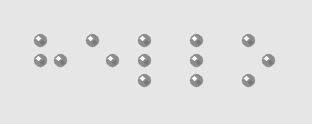
#> input picture tests/demo_validation/hello.png, 312 x 124 px, found by its file name
$ python test_which_filter.py
#> lines starting #> are read from the running program, lines starting #| are printed output that depends on the picture; after the words box and inside, x2 and y2 are one past the last pixel; in counts of white or black regions, pixels touching at a corner belong together
import cv2
import numpy as np
import os

img_path = r"c:\Users\User\Desktop\braille\tests\demo_validation\hello.png"
bgr = cv2.imread(img_path)
#> bgr is the input picture: shape (124, 312, 3); min 120, max 250, mean 226.2
gray = cv2.cvtColor(bgr, cv2.COLOR_BGR2GRAY)
clahe = cv2.createCLAHE(clipLimit=2.0, tileGridSize=(8, 8))
gray_clahe = clahe.apply(gray)
gray_blur = cv2.GaussianBlur(gray_clahe, (5, 5), 0)

binary = cv2.adaptiveThreshold(
    gray_blur,
    255,
    cv2.ADAPTIVE_THRESH_GAUSSIAN_C,
    cv2.THRESH_BINARY_INV,
    11,
    2
)
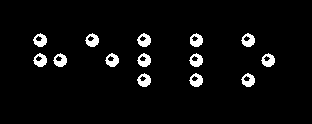
#> binary: shape (124, 312); 4.4% white; 14 white regions, largest, box (x1, y1, x2, y2) and area: (137, 33, 151, 47) 124, (137, 73, 151, 87) 124, (241, 33, 255, 47) 123
opened = cv2.morphologyEx(binary, cv2.MORPH_OPEN, np.ones((3,3), np.uint8))
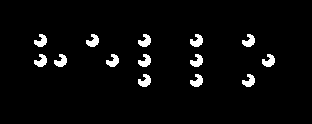
#> opened: shape (124, 312); 3.8% white; 14 white regions, largest, box (x1, y1, x2, y2) and area: (190, 34, 203, 47) 108, (262, 54, 275, 67) 108, (138, 74, 151, 87) 108

filters = [
    ("Area (20-500)", {"filterByArea": True, "minArea": 20, "maxArea": 500}),
    ("Circularity (0.5)", {"filterByCircularity": True, "minCircularity": 0.5}),
    ("Convexity (0.5)", {"filterByConvexity": True, "minConvexity": 0.5}),
    ("Inertia (0.2)", {"filterByInertia": True, "minInertiaRatio": 0.2}),
]

for name, kwargs in filters:
    params = cv2.SimpleBlobDetector_Params()
    params.minThreshold = 5
    params.maxThreshold = 255
    params.thresholdStep = 5
    params.filterByColor = True
    params.blobColor = 255

    # Enable only this filter
    params.filterByArea = kwargs.get("filterByArea", False)
    if params.filterByArea:
        params.minArea = kwargs["minArea"]
        params.maxArea = kwargs["maxArea"]

    params.filterByCircularity = kwargs.get("filterByCircularity", False)
    if params.filterByCircularity:
        params.minCircularity = kwargs["minCircularity"]

    params.filterByConvexity = kwargs.get("filterByConvexity", False)
    if params.filterByConvexity:
        params.minConvexity = kwargs["minConvexity"]

    params.filterByInertia = kwargs.get("filterByInertia", False)
    if params.filterByInertia:
        params.minInertiaRatio = kwargs["minInertiaRatio"]

    detector = cv2.SimpleBlobDetector_create(params)
    kp = detector.detect(opened)
    print(f"Filter '{name}': detected {len(kp)} blobs")
#> this loop made 4 passes
#| Filter 'Area (20-500)': detected 14 blobs
#| Filter 'Circularity (0.5)': detected 0 blobs
#| Filter 'Convexity (0.5)': detected 14 blobs
#| Filter 'Inertia (0.2)': detected 14 blobs

$ run again, with tests/demo_validation/good_morning.png copied over tests/demo_validation/hello.png
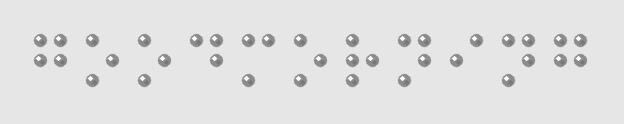
#> input picture tests/demo_validation/good_morning.png, 624 x 124 px, found by its file name
#> bgr is the input picture: shape (124, 624, 3); min 120, max 250, mean 225
#> `binary = cv2.adaptiveThreshold( gray_blur, 255, cv2.ADAPTIVE_THRESH_GA..`:
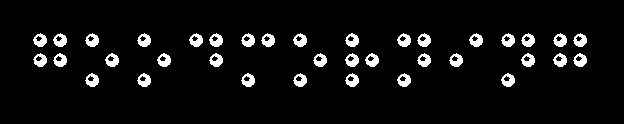
#> binary: shape (124, 624); 5.8% white; 37 white regions, largest, box (x1, y1, x2, y2) and area: (53, 33, 67, 47) 124, (209, 33, 223, 47) 124, (85, 33, 99, 47) 123
#> `opened = cv2.morphologyEx(binary, cv2.MORPH_OPEN, np.ones((3,3), np.ui..`:
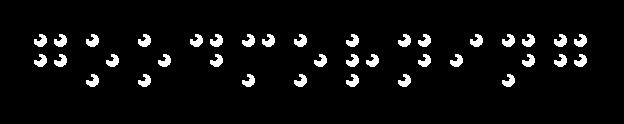
#> opened: shape (124, 624); 5% white; 37 white regions, largest, box (x1, y1, x2, y2) and area: (54, 34, 67, 47) 108, (86, 34, 99, 47) 108, (138, 34, 151, 47) 108
#> the loop `for name, kwargs in filters:` made 4 passes
#| Filter 'Area (20-500)': detected 37 blobs
#| Filter 'Circularity (0.5)': detected 0 blobs
#| Filter 'Convexity (0.5)': detected 37 blobs
#| Filter 'Inertia (0.2)': detected 37 blobs

$ run again, with tests/demo_validation/thank_you.png copied over tests/demo_validation/hello.png
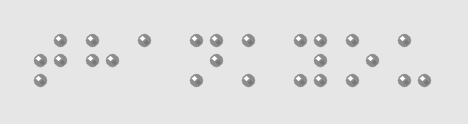
#> input picture tests/demo_validation/thank_you.png, 468 x 124 px, found by its file name
#> bgr is the input picture: shape (124, 468, 3); min 120, max 250, mean 225.5
#> `binary = cv2.adaptiveThreshold( gray_blur, 255, cv2.ADAPTIVE_THRESH_GA..`:
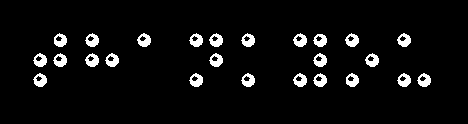
#> binary: shape (124, 468); 5.3% white; 25 white regions, largest, box (x1, y1, x2, y2) and area: (137, 33, 151, 47) 124, (209, 33, 223, 47) 124, (293, 33, 307, 47) 124
#> `opened = cv2.morphologyEx(binary, cv2.MORPH_OPEN, np.ones((3,3), np.ui..`:
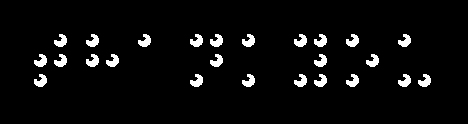
#> opened: shape (124, 468); 4.5% white; 25 white regions, largest, box (x1, y1, x2, y2) and area: (210, 34, 223, 47) 108, (242, 34, 255, 47) 108, (294, 34, 307, 47) 108
#> the loop `for name, kwargs in filters:` made 4 passes
#| Filter 'Area (20-500)': detected 25 blobs
#| Filter 'Circularity (0.5)': detected 0 blobs
#| Filter 'Convexity (0.5)': detected 25 blobs
#| Filter 'Inertia (0.2)': detected 25 blobs
